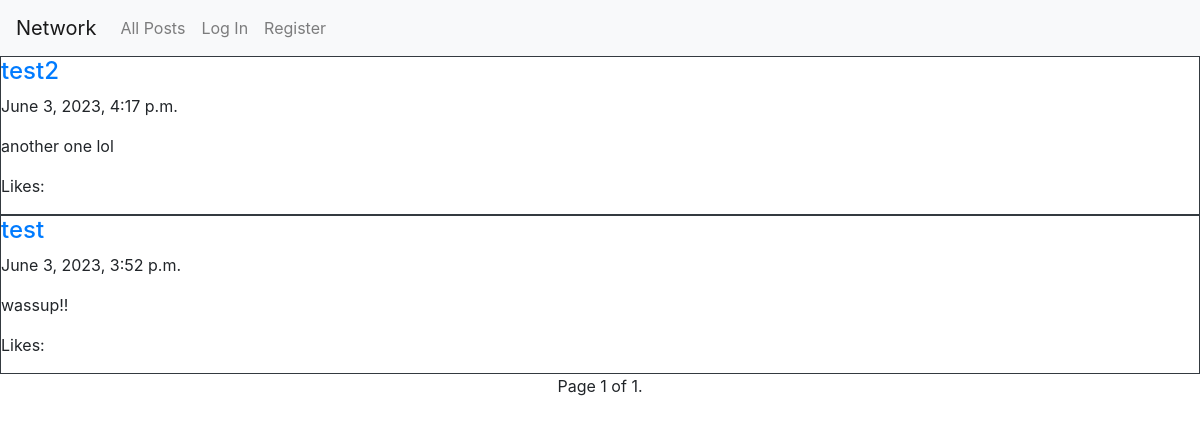
The app's page /, older data.
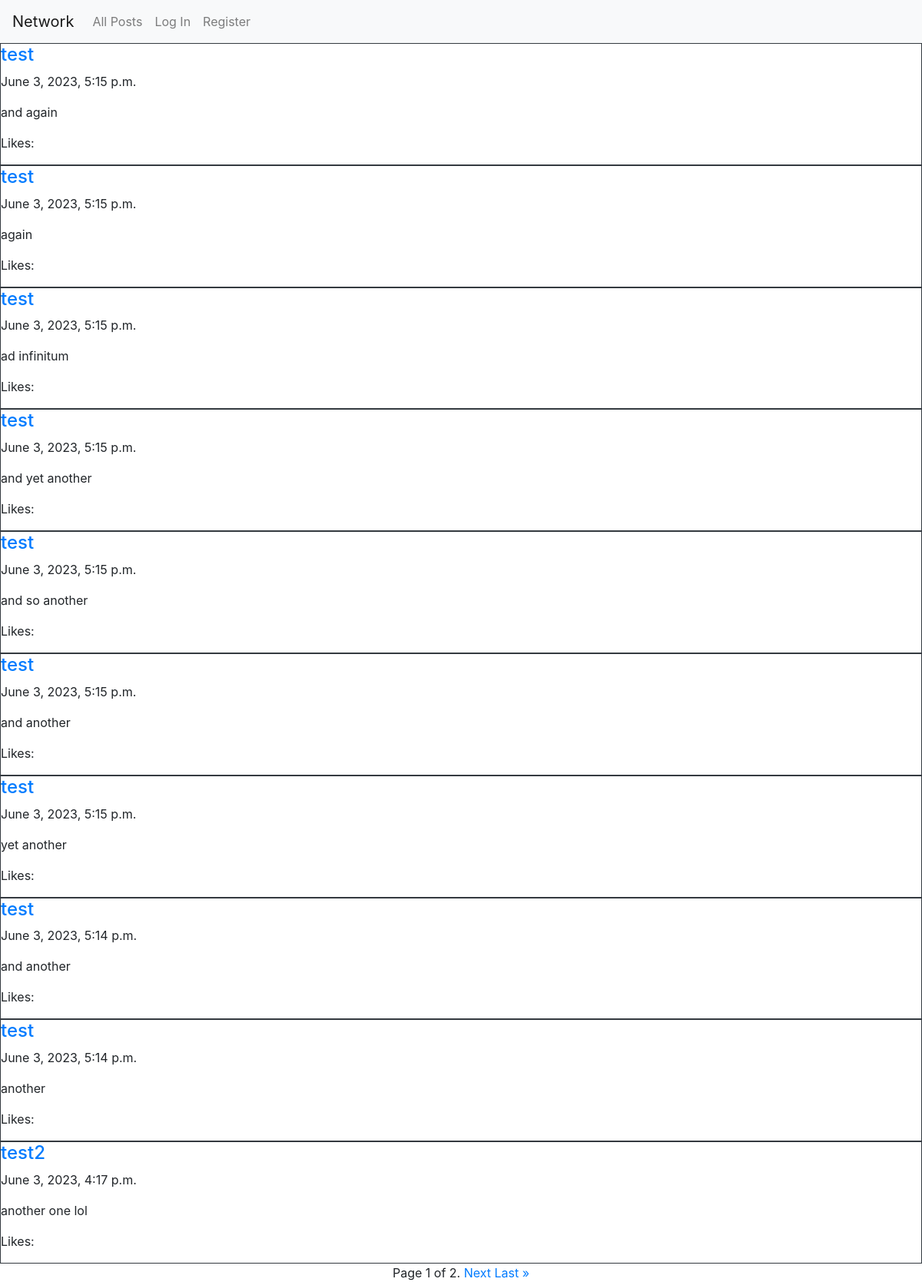
The same page, newer data.
### network/models.py (models this page shows, shortened)
class Post(models.Model):
    username = models.ForeignKey(settings.AUTH_USER_MODEL, on_delete=models.CASCADE, related_name="post_user")
    content = models.TextField()
    timestamp = models.DateTimeField()

class User(AbstractUser):
    pass

### network/views.py (the view)
# urls.py: path("", views.index, name="index"),
def index(request):
    posts = Post.objects.all().order_by('-timestamp')
    page = paginate(posts, request)
    return render(request, "network/index.html", {
        "posts": page
    })

### network/views.py (called while the page is built)
def paginate(content, request):
    paged = Paginator(content, 10)
    page_number = request.GET.get("page")
    return paged.get_page(page_number)

### network/templates/network/index.html (shortened to what this page needs)
{% extends "network/layout.html" %}
{% block body %}
    {% for post in posts %}
        <div class="border border-dark post-div" id="{{ post.id }}">
            <a href="{% url 'profile' post.username %}"><h4>{{ post.username }}</h4></a>
            <p class="timestamp">{{ post.timestamp }}</p>
            <p class="content">{{ post.content }}</p>
            <p>Likes: </p>
        </div>
    {% endfor %}
    <div class="pagination d-flex justify-content-center">
        <span class="step-links">
            <span class="current">
                Page {{ posts.number }} of {{ posts.paginator.num_pages }}.
            </span>
            {% if posts.has_next %}
                <a href="?page={{ posts.next_page_number }}">Next</a>
                <a href="?page={{ posts.paginator.num_pages }}">Last &raquo;</a>
            {% endif %}
        </span>
    </div>
{% endblock %}

Row changes from the older to the newer data that the page shows:
no longer on this page (row unchanged): Post: username "test", timestamp "June 3, 2023, 3:52 p.m.", content "wassup!!"
added Post: username "test", timestamp "June 3, 2023, 5:15 p.m.", content "and again"
added Post: username "test", timestamp "June 3, 2023, 5:15 p.m.", content "again"
added Post: username "test", timestamp "June 3, 2023, 5:15 p.m.", content "ad infinitum"
added Post: username "test", timestamp "June 3, 2023, 5:15 p.m.", content "and yet another"
added Post: username "test", timestamp "June 3, 2023, 5:15 p.m.", content "and so another"
added Post: username "test", timestamp "June 3, 2023, 5:15 p.m.", content "and another"
added Post: username "test", timestamp "June 3, 2023, 5:15 p.m.", content "yet another"
added Post: username "test", timestamp "June 3, 2023, 5:14 p.m.", content "and another"
added Post: username "test", timestamp "June 3, 2023, 5:14 p.m.", content "another"
Text that changed along with them:
{{ posts.paginator.num_pages }}: "1" → "2"
text now shown: "Next Last »"
